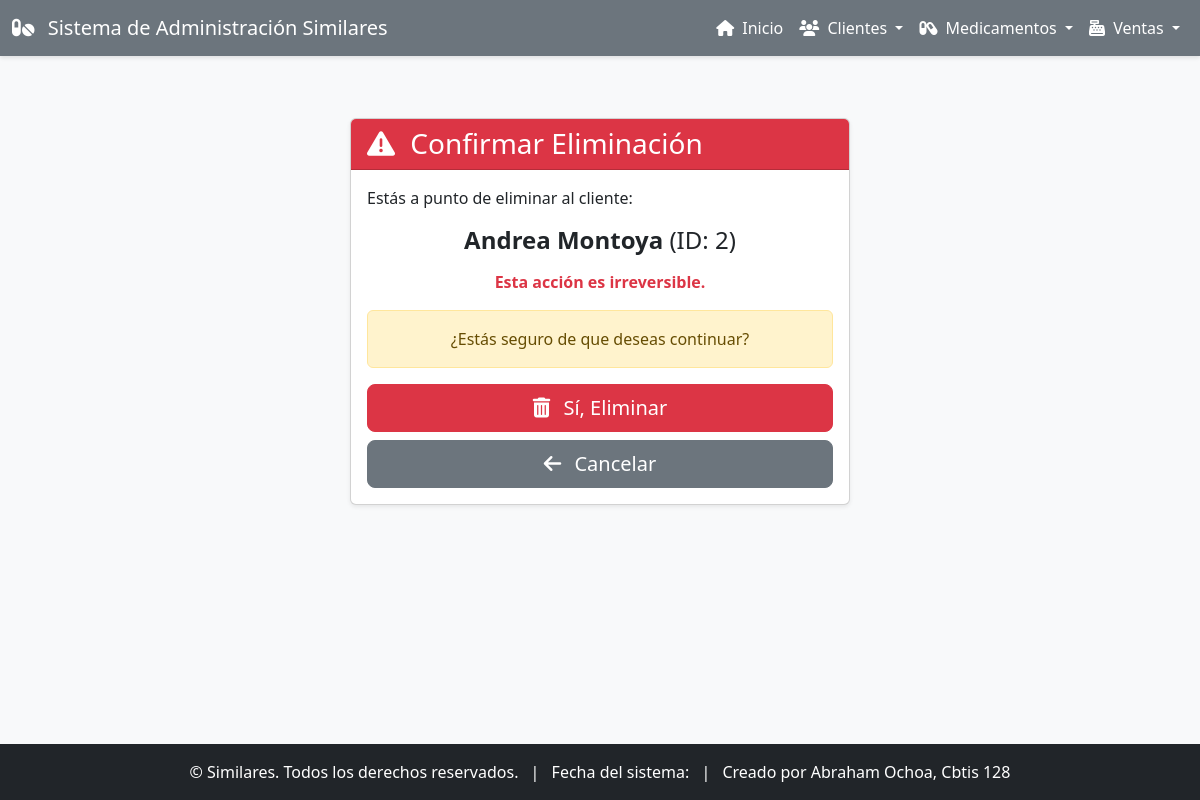
Page /clientes/borrar/2/ on the committed database.
### app_Similares/models.py (models this page shows, shortened)
class Cliente(models.Model):
    nombre = models.CharField(max_length=100)
    apellido = models.CharField(max_length=100)
    email = models.EmailField(unique=True)
    telefono = models.CharField(max_length=15)
    direccion = models.CharField(max_length=200)
    fecha_nacimiento = models.DateField(null=True, blank=True)
    registrado_en = models.DateTimeField(auto_now_add=True)

### app_Similares/views.py (the view)
# urls.py: path('clientes/borrar/<int:pk>/', views.borrar_cliente, name='borrar_cliente'),
def borrar_cliente(request, pk):
    cliente = get_object_or_404(Cliente, pk=pk)
    if request.method == 'POST':
        cliente.delete()
        return redirect('ver_clientes')
    return render(request, 'app_Similares/clientes/borrar_cliente.html', {'cliente': cliente})

### app_Similares/templates/app_Similares/clientes/borrar_cliente.html (shortened to what this page needs)
{% extends 'app_Similares/base.html' %}
{% block content %}
<div class="container mt-4">
    <div class="card shadow-sm mx-auto" style="max-width: 500px;">
        <div class="card-header bg-danger text-white">
            <h3 class="mb-0"><i class="fas fa-exclamation-triangle me-2"></i> Confirmar Eliminación</h3>
        </div>
        <div class="card-body">
            <p class="card-text">Estás a punto de eliminar al cliente:</p>
            <h4 class="text-center mb-3"><strong>{{ cliente.nombre }} {{ cliente.apellido }}</strong> (ID: {{ cliente.id }})</h4>
            <p class="text-danger text-center fw-bold">Esta acción es irreversible.</p>
            <div class="alert alert-warning text-center" role="alert">
                ¿Estás seguro de que deseas continuar?
            </div>
            <form method="post" action="{% url 'borrar_cliente' cliente.pk %}" class="d-grid gap-2">
                <button type="submit" class="btn btn-danger btn-lg"><i class="fas fa-trash-alt me-2"></i> Sí, Eliminar</button>
                <a href="{% url 'ver_clientes' %}" class="btn btn-secondary btn-lg"><i class="fas fa-arrow-left me-2"></i> Cancelar</a>
            </form>
        </div>
    </div>
</div>
{% endblock %}

### app_Similares/templates/app_Similares/base.html (style rules this page uses)
body { display: flex; flex-direction: column; min-height: 100vh; background-color: #f8f9fa; }
.btn-danger { background-color: #dc3545; border-color: #dc3545; }

### rows in the picture
Cliente: nombre "Andrea", apellido "Montoya", id "2"
